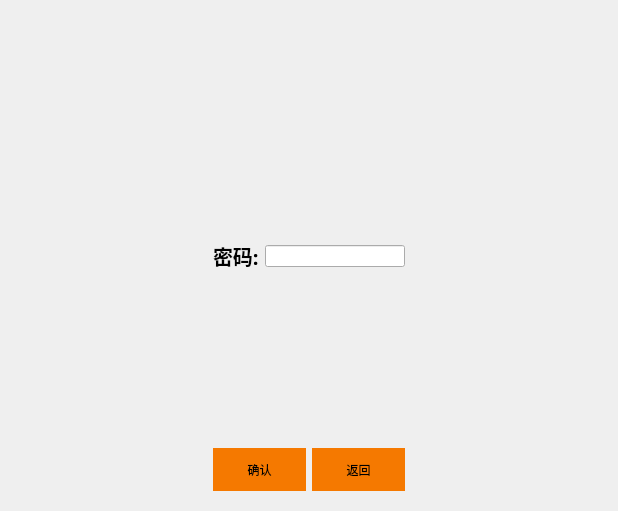
         <widget class="QWidget" name="inputPasswordPage">
          <layout class="QVBoxLayout" name="verticalLayout_12" stretch="1,6,1">
           <property name="spacing">
            <number>0</number>
           </property>
           <item>
            <widget class="QWidget" name="widget_24" native="true">
             <layout class="QHBoxLayout" name="horizontalLayout_12" stretch="6,1">
              <property name="rightMargin">
               <number>0</number>
              </property>
              <property name="bottomMargin">
               <number>0</number>
              </property>
              <item>
               <spacer name="horizontalSpacer_7">
                <property name="orientation">
                 <enum>Qt::Horizontal</enum>
                </property>
                <property name="sizeHint" stdset="0">
                 <size>
                  <width>554</width>
                  <height>20</height>
                 </size>
                </property>
               </spacer>
              </item>
              <item>
               <widget class="TimerLabel" name="widget_29" native="true"/>
              </item>
             </layout>
            </widget>
           </item>
           <item>
            <widget class="QWidget" name="widget_26" native="true">
             <layout class="QGridLayout" name="gridLayout_2" rowstretch="0,0,0" columnstretch="1,1,1" rowminimumheight="1,1,1">
              <item row="0" column="1">
               <spacer name="verticalSpacer_4">
                <property name="orientation">
                 <enum>Qt::Vertical</enum>
                </property>
                <property name="sizeHint" stdset="0">
                 <size>
                  <width>20</width>
                  <height>187</height>
                 </size>
                </property>
               </spacer>
              </item>
              <item row="1" column="0">
               <spacer name="horizontalSpacer_10">
                <property name="orientation">
                 <enum>Qt::Horizontal</enum>
                </property>
                <property name="sizeHint" stdset="0">
                 <size>
                  <width>209</width>
                  <height>20</height>
                 </size>
                </property>
               </spacer>
              </item>
              <item row="1" column="1">
               <layout class="QHBoxLayout" name="horizontalLayout_14">
                <item>
                 <widget class="QLabel" name="label_11">
                  <property name="font">
                   <font>
                    <family>Ubuntu Condensed</family>
                    <pointsize>15</pointsize>
                    <weight>75</weight>
                    <bold>true</bold>
                   </font>
                  </property>
                  <property name="text">
                   <string>密码:</string>
                  </property>
                 </widget>
                </item>
                <item>
                 <widget class="QLineEdit" name="lineEditInChangeIp"/>
                </item>
               </layout>
              </item>
              <item row="1" column="2">
               <spacer name="horizontalSpacer_11">
                <property name="orientation">
                 <enum>Qt::Horizontal</enum>
                </property>
                <property name="sizeHint" stdset="0">
                 <size>
                  <width>209</width>
                  <height>20</height>
                 </size>
                </property>
               </spacer>
              </item>
              <item row="2" column="1">
               <spacer name="verticalSpacer_5">
                <property name="orientation">
                 <enum>Qt::Vertical</enum>
                </property>
                <property name="sizeHint" stdset="0">
                 <size>
                  <width>20</width>
                  <height>186</height>
                 </size>
                </property>
               </spacer>
              </item>
             </layout>
            </widget>
           </item>
           <item>
            <widget class="QWidget" name="widget_28" native="true">
             <layout class="QHBoxLayout" name="horizontalLayout_16" stretch="1,1,1">
              <item>
               <spacer name="horizontalSpacer_8">
                <property name="orientation">
                 <enum>Qt::Horizontal</enum>
                </property>
                <property name="sizeHint" stdset="0">
                 <size>
                  <width>209</width>
                  <height>20</height>
                 </size>
                </property>
               </spacer>
              </item>
              <item>
               <layout class="QHBoxLayout" name="horizontalLayout_15">
                <item>
                 <widget class="QToolButton" name="okBtnInChangeIp">
                  <property name="sizePolicy">
                   <sizepolicy hsizetype="Preferred" vsizetype="Preferred">
                    <horstretch>0</horstretch>
                    <verstretch>0</verstretch>
                   </sizepolicy>
                  </property>
                  <property name="styleSheet">
                   <string notr="true">background-color: rgb(245, 121, 0);
 border-radius:25px</string>
                  </property>
                  <property name="text">
                   <string>确认</string>
                  </property>
                 </widget>
                </item>
                <item>
                 <widget class="QToolButton" name="backBtnInChangeIp">
                  <property name="sizePolicy">
                   <sizepolicy hsizetype="Preferred" vsizetype="Preferred">
                    <horstretch>0</horstretch>
                    <verstretch>0</verstretch>
                   </sizepolicy>
                  </property>
                  <property name="styleSheet">
                   <string notr="true">background-color: rgb(245, 121, 0);
 border-radius:25px</string>
                  </property>
                  <property name="text">
                   <string>返回</string>
                  </property>
                 </widget>
                </item>
               </layout>
              </item>
              <item>
               <spacer name="horizontalSpacer_9">
                <property name="orientation">
                 <enum>Qt::Horizontal</enum>
                </property>
                <property name="sizeHint" stdset="0">
                 <size>
                  <width>209</width>
                  <height>20</height>
                 </size>
                </property>
               </spacer>
              </item>
             </layout>
            </widget>
           </item>
          </layout>
         </widget>
